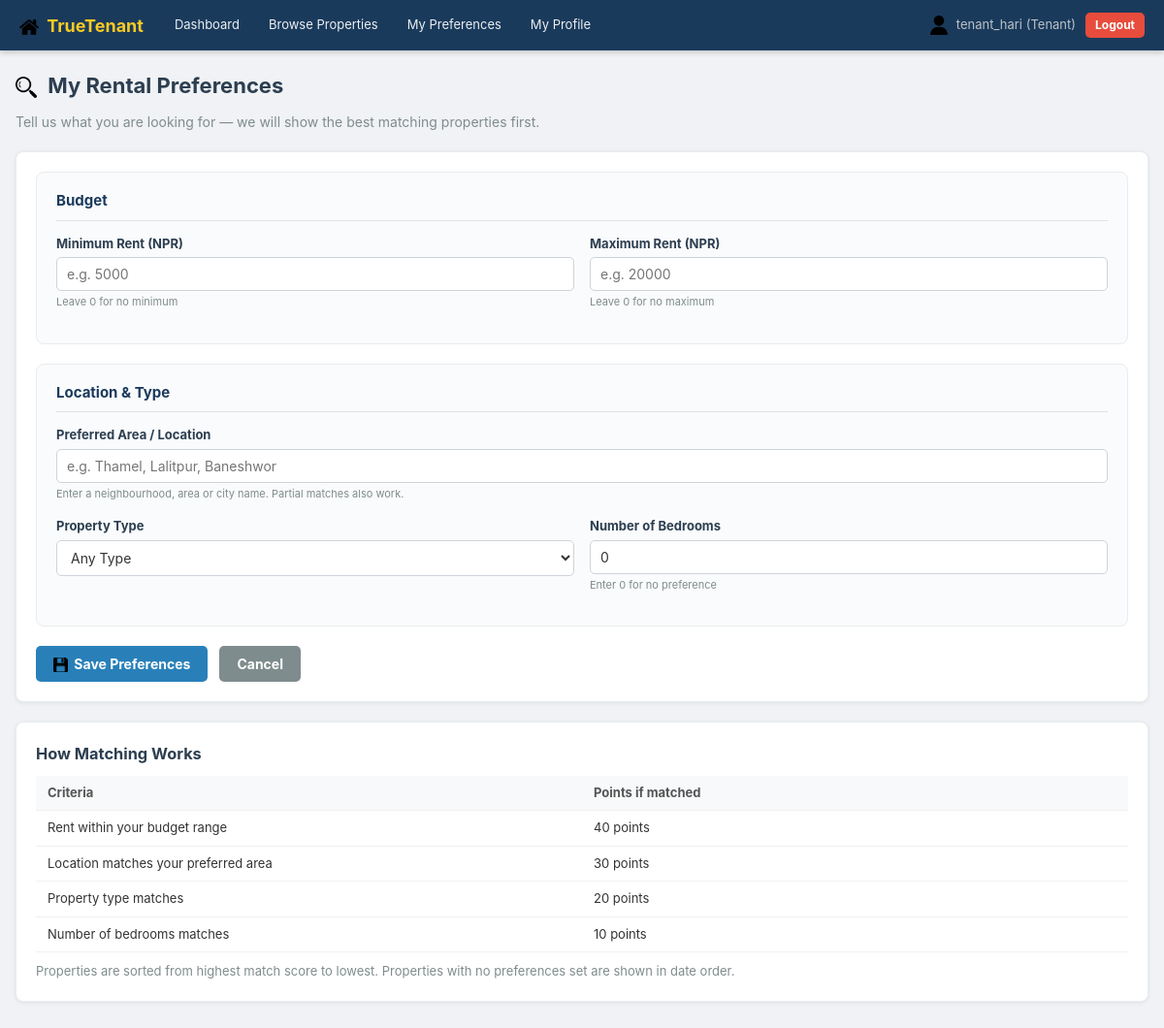
Before: /pages/tenant_preferences.php (signed in) with the older database file.
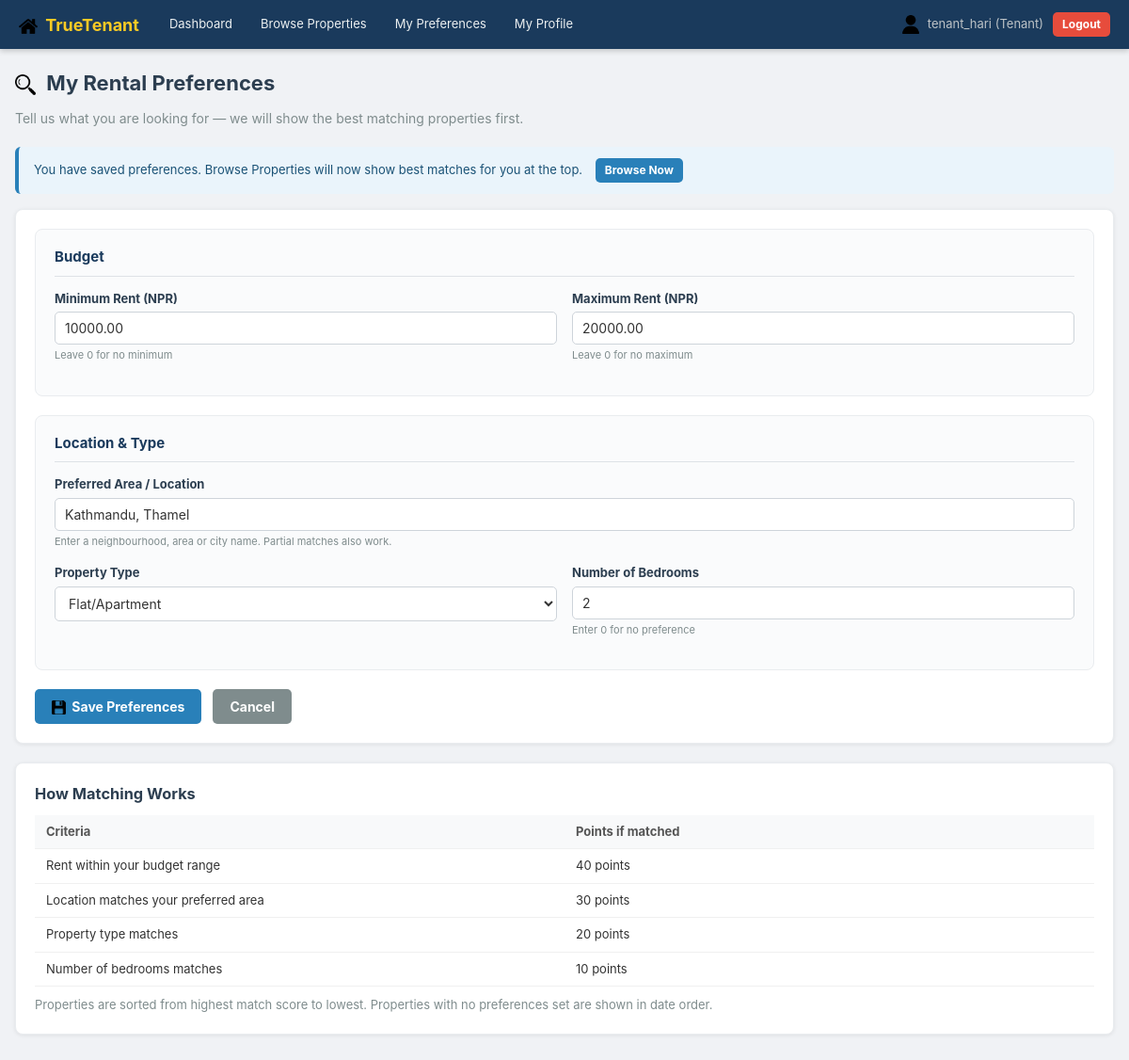
After: the same page with the newer database file.
### tables this page shows
CREATE TABLE IF NOT EXISTS tenant_preferences (
    id INT AUTO_INCREMENT PRIMARY KEY,
    tenant_id INT NOT NULL,
    preferred_min_rent DECIMAL(12,2) DEFAULT 0,
    preferred_max_rent DECIMAL(12,2) DEFAULT 0,
    preferred_area VARCHAR(255),
    preferred_type ENUM('any','room','flat','house','office') NOT NULL DEFAULT 'any',
    preferred_bedrooms INT DEFAULT 0,
    created_at DATETIME DEFAULT CURRENT_TIMESTAMP,
    updated_at DATETIME DEFAULT CURRENT_TIMESTAMP ON UPDATE CURRENT_TIMESTAMP,
    UNIQUE KEY unique_tenant (tenant_id),
    FOREIGN KEY (tenant_id) REFERENCES tenants(id) ON DELETE CASCADE
);

### pages/tenant_preferences.php (the view, shortened to what this page needs)
<?php
$db      = getDB();
$user_id = $_SESSION['user_id'];
$stmt = $db->prepare("SELECT id FROM tenants WHERE user_id = ?");
$stmt->bind_param("i", $user_id);
$stmt->execute();
$tenant = $stmt->get_result()->fetch_assoc();
$tenant_id = $tenant['id'];
$stmt = $db->prepare("SELECT * FROM tenant_preferences WHERE tenant_id = ?");
$stmt->bind_param("i", $tenant_id);
$stmt->execute();
$prefs = $stmt->get_result()->fetch_assoc();
?>
<!DOCTYPE html>
<html lang="en">
<head>
    <link rel="stylesheet" href="/rental_risk/css/styles.css?v=<?= filemtime(__DIR__ . '/../css/styles.css') ?>">
</head>
<body>
<?php include '../php/navbar.php'; ?>
<div class="container">
    <div class="dashboard-header">
        <h2><img src="/rental_risk/images/search.png" class="heading-icon"> My Rental Preferences</h2>
        <p>Tell us what you are looking for — we will show the best matching properties first.</p>
    </div>
    <?php if ($prefs): ?>
        <div class="alert alert-info">
            You have saved preferences. Browse Properties will now show best matches for you at the top.
            <a href="browse_properties.php" class="btn btn-sm btn-primary" style="margin-left:10px">Browse Now</a>
        </div>
    <?php endif; ?>
    <div class="card">
        <form method="POST" id="prefsForm">
            <div class="form-section">
                <h3>Budget</h3>
                <div class="form-row">
                    <div class="form-group">
                        <label>Minimum Rent (NPR)</label>
                        <input type="number" name="preferred_min_rent" min="0" placeholder="e.g. 5000"
                               value="<?= $prefs['preferred_min_rent'] ?? '' ?>">
                        <small>Leave 0 for no minimum</small>
                    </div>
                    <div class="form-group">
                        <label>Maximum Rent (NPR)</label>
                        <input type="number" name="preferred_max_rent" min="0" placeholder="e.g. 20000"
                               value="<?= $prefs['preferred_max_rent'] ?? '' ?>">
                        <small>Leave 0 for no maximum</small>
                    </div>
                </div>
            </div>
            <div class="form-section">
                <h3>Location & Type</h3>
                <div class="form-group">
                    <label>Preferred Area / Location</label>
                    <input type="text" name="preferred_area"
                           placeholder="e.g. Thamel, Lalitpur, Baneshwor"
                           value="<?= htmlspecialchars($prefs['preferred_area'] ?? '') ?>">
                    <small>Enter a neighbourhood, area or city name. Partial matches also work.</small>
                </div>
                <div class="form-row">
                    <div class="form-group">
                        <label>Property Type</label>
                        <select name="preferred_type">
                            <?php foreach(['any'=>'Any Type','room'=>'Room','flat'=>'Flat/Apartment','house'=>'Full House','office'=>'Office Space'] as $v=>$l): ?>
                                <option value="<?= $v ?>" <?= ($prefs['preferred_type'] ?? 'any') === $v ? 'selected':'' ?>><?= $l ?></option>
                            <?php endforeach; ?>
                        </select>
                    </div>
                    <div class="form-group">
                        <label>Number of Bedrooms</label>
                        <input type="number" name="preferred_bedrooms" min="0" max="20"
                               value="<?= $prefs['preferred_bedrooms'] ?? 0 ?>">
                        <small>Enter 0 for no preference</small>
                    </div>
                </div>
            </div>
            <div class="form-actions">
                <button type="submit" class="btn btn-primary">
                    <img src="/rental_risk/images/save.png" class="inline-icon"> Save Preferences
                </button>
                <a href="browse_properties.php" class="btn btn-secondary">Cancel</a>
            </div>
        </form>
    </div>
    <div class="card">
        <h3>How Matching Works</h3>
        <table class="detail-table">
            <tr><th>Criteria</th><th>Points if matched</th></tr>
            <tr><td>Rent within your budget range</td><td>40 points</td></tr>
            <tr><td>Location matches your preferred area</td><td>30 points</td></tr>
            <tr><td>Property type matches</td><td>20 points</td></tr>
            <tr><td>Number of bedrooms matches</td><td>10 points</td></tr>
        </table>
        <p style="margin-top:10px;font-size:13px;color:#7f8c8d">
            Properties are sorted from highest match score to lowest.
            Properties with no preferences set are shown in date order.
        </p>
    </div>
</div>
</body>
</html>

Changed rows visible on the page:
added tenant_preferences: preferred_min_rent "10000.00", preferred_max_rent "20000.00", preferred_area "Kathmandu, Thamel", preferred_type "Flat/Apartment", preferred_bedrooms "2"
Other visible differences:
form field preferred_type: "Any Type" → (not shown)
form field preferred_bedrooms: "0" → (not shown)
text now shown: "You have saved preferences. Browse Properties will now show best matches for you at the top. Browse Now"
